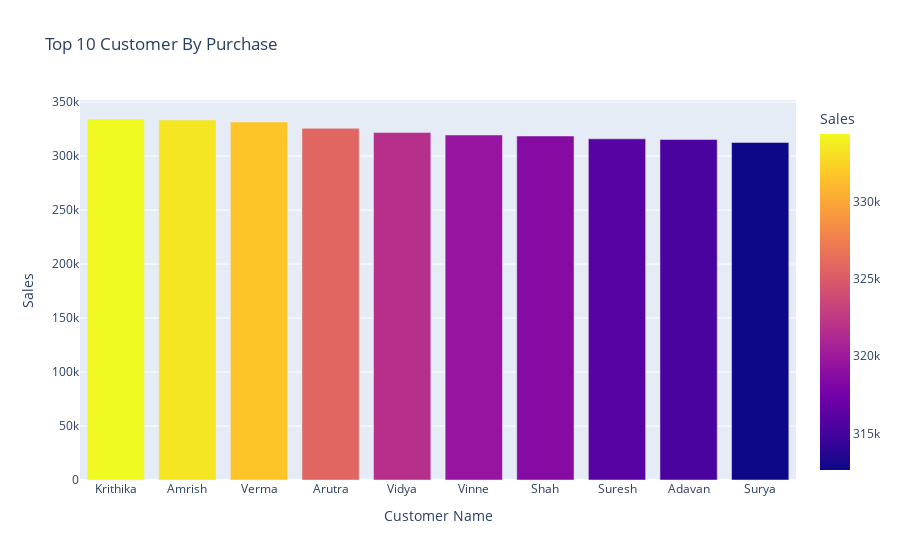

The notebook cell this image was saved under:
### Code cell
# finding which customer make more purchase 
fig = px.bar(top_customer.head(10), x = "Customer Name" , y = "Sales", color = "Sales", title = "Top 10 Customer By Purchase")
fig.show()

### Figure 1 — Plotly figure (JSON) as saved in the notebook; plotly's stock layout.template omitted (floating-point values rounded to 4 significant figures)
{"data": [{"alignmentgroup": "True", "hovertemplate": "Customer Name=%{x}<br>Sales=%{marker.color}<extra></extra>", "legendgroup": "", "marker": {"color": [334361, 333351, 331665, 325720, 321798, 319565, 318588, 315973, 315341, 312645], "coloraxis": "coloraxis", "pattern": {"shape": ""}}, "name": "", "offsetgroup": "", "orientation": "v", "showlegend": false, "textposition": "auto", "type": "bar", "x": ["Krithika", "Amrish", "Verma", "Arutra", "Vidya", "Vinne", "Shah", "Suresh", "Adavan", "Surya"], "xaxis": "x", "y": [334361, 333351, 331665, 325720, 321798, 319565, 318588, 315973, 315341, 312645], "yaxis": "y"}], "layout": {"autosize": true, "barmode": "relative", "coloraxis": {"colorbar": {"title": {"text": "Sales"}}, "colorscale": [[0, "#0d0887"], [0.1111, "#46039f"], [0.2222, "#7201a8"], [0.3333, "#9c179e"], [0.4444, "#bd3786"], [0.5556, "#d8576b"], [0.6667, "#ed7953"], [0.7778, "#fb9f3a"], [0.8889, "#fdca26"], [1, "#f0f921"]]}, "legend": {"tracegroupgap": 0}, "title": {"text": "Top 10 Customer By Purchase"}, "xaxis": {"anchor": "y", "autorange": true, "domain": [0, 1], "range": [-0.5, 9.5], "title": {"text": "Customer Name"}, "type": "category"}, "yaxis": {"anchor": "x", "autorange": true, "domain": [0, 1], "range": [0, 352000.0], "title": {"text": "Sales"}, "type": "linear"}}}
